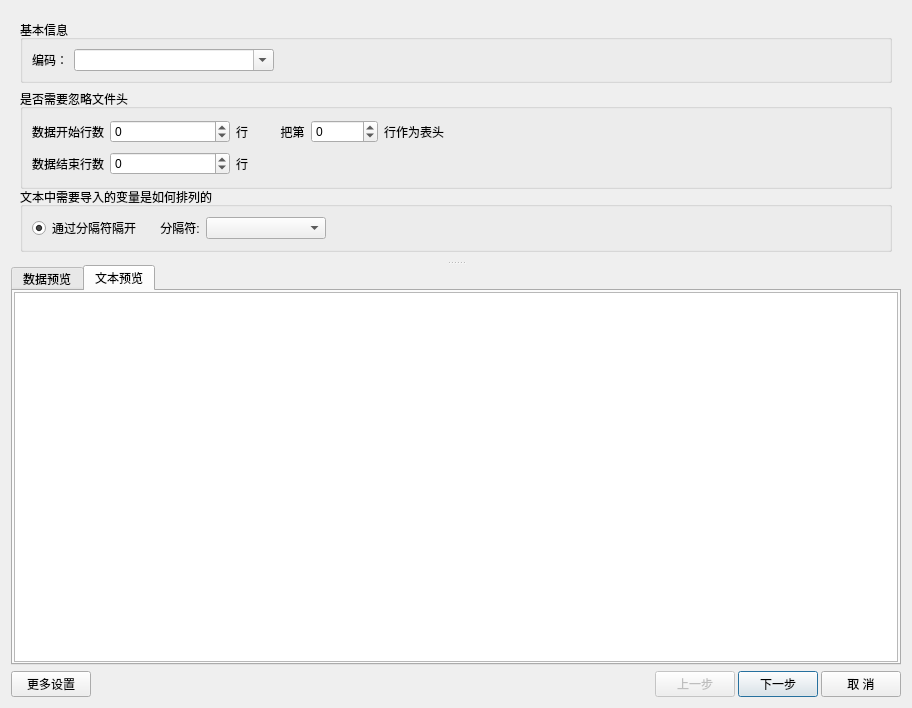
<?xml version="1.0" encoding="UTF-8"?>
<ui version="4.0">
 <class>TextFileImportDialog</class>
 <widget class="QDialog" name="TextFileImportDialog">
  <property name="geometry">
   <rect>
    <x>0</x>
    <y>0</y>
    <width>912</width>
    <height>708</height>
   </rect>
  </property>
  <property name="windowTitle">
   <string>文本数据导入向导</string>
  </property>
  <layout class="QVBoxLayout" name="verticalLayout_4">
   <item>
    <widget class="QSplitter" name="splitter">
     <property name="orientation">
      <enum>Qt::Vertical</enum>
     </property>
     <widget class="QStackedWidget" name="stackedWidget">
      <property name="sizePolicy">
       <sizepolicy hsizetype="Expanding" vsizetype="Preferred">
        <horstretch>0</horstretch>
        <verstretch>0</verstretch>
       </sizepolicy>
      </property>
      <property name="minimumSize">
       <size>
        <width>400</width>
        <height>250</height>
       </size>
      </property>
      <property name="maximumSize">
       <size>
        <width>16777215</width>
        <height>200</height>
       </size>
      </property>
      <property name="frameShadow">
       <enum>QFrame::Plain</enum>
      </property>
      <property name="currentIndex">
       <number>0</number>
      </property>
      <widget class="QWidget" name="page_1">
       <layout class="QVBoxLayout" name="verticalLayout_3">
        <item>
         <widget class="QGroupBox" name="groupBox">
          <property name="minimumSize">
           <size>
            <width>0</width>
            <height>0</height>
           </size>
          </property>
          <property name="title">
           <string>基本信息</string>
          </property>
          <layout class="QVBoxLayout" name="verticalLayout_7">
           <item>
            <layout class="QHBoxLayout" name="horizontalLayout_6">
             <item>
              <widget class="QLabel" name="label_6">
               <property name="text">
                <string>编码：</string>
               </property>
              </widget>
             </item>
             <item>
              <widget class="QComboBox" name="comboBox_codec">
               <property name="minimumSize">
                <size>
                 <width>200</width>
                 <height>0</height>
                </size>
               </property>
               <property name="maximumSize">
                <size>
                 <width>16777215</width>
                 <height>16777215</height>
                </size>
               </property>
               <property name="editable">
                <bool>true</bool>
               </property>
              </widget>
             </item>
             <item>
              <spacer name="horizontalSpacer_2">
               <property name="orientation">
                <enum>Qt::Horizontal</enum>
               </property>
               <property name="sizeHint" stdset="0">
                <size>
                 <width>40</width>
                 <height>20</height>
                </size>
               </property>
              </spacer>
             </item>
            </layout>
           </item>
          </layout>
         </widget>
        </item>
        <item>
         <widget class="QGroupBox" name="groupBox_IgnoreHead">
          <property name="minimumSize">
           <size>
            <width>0</width>
            <height>100</height>
           </size>
          </property>
          <property name="maximumSize">
           <size>
            <width>16777215</width>
            <height>16777215</height>
           </size>
          </property>
          <property name="title">
           <string>是否需要忽略文件头</string>
          </property>
          <property name="checkable">
           <bool>false</bool>
          </property>
          <layout class="QVBoxLayout" name="verticalLayout_5">
           <item>
            <layout class="QHBoxLayout" name="horizontalLayout_2">
             <item>
              <widget class="QLabel" name="label_IgnoreHead">
               <property name="text">
                <string>数据开始行数</string>
               </property>
              </widget>
             </item>
             <item>
              <widget class="QSpinBox" name="spinBox_startReadLine">
               <property name="minimumSize">
                <size>
                 <width>120</width>
                 <height>0</height>
                </size>
               </property>
               <property name="minimum">
                <number>-1</number>
               </property>
               <property name="maximum">
                <number>999999999</number>
               </property>
               <property name="value">
                <number>0</number>
               </property>
              </widget>
             </item>
             <item>
              <widget class="QLabel" name="label_Line">
               <property name="text">
                <string>行</string>
               </property>
              </widget>
             </item>
             <item>
              <widget class="QLabel" name="label_4">
               <property name="text">
                <string>        把第</string>
               </property>
              </widget>
             </item>
             <item>
              <widget class="QSpinBox" name="spinBox_toHeader">
               <property name="minimum">
                <number>-1</number>
               </property>
               <property name="maximum">
                <number>999999999</number>
               </property>
               <property name="value">
                <number>0</number>
               </property>
              </widget>
             </item>
             <item>
              <widget class="QLabel" name="label_5">
               <property name="text">
                <string>行作为表头</string>
               </property>
              </widget>
             </item>
             <item>
              <spacer name="horizontalSpacer_IgnoreHead">
               <property name="orientation">
                <enum>Qt::Horizontal</enum>
               </property>
               <property name="sizeHint" stdset="0">
                <size>
                 <width>40</width>
                 <height>20</height>
                </size>
               </property>
              </spacer>
             </item>
            </layout>
           </item>
           <item>
            <layout class="QHBoxLayout" name="horizontalLayout_5">
             <item>
              <widget class="QLabel" name="label_2">
               <property name="text">
                <string>数据结束行数</string>
               </property>
              </widget>
             </item>
             <item>
              <widget class="QSpinBox" name="spinBox_endLine">
               <property name="minimumSize">
                <size>
                 <width>120</width>
                 <height>0</height>
                </size>
               </property>
               <property name="minimum">
                <number>-1</number>
               </property>
               <property name="maximum">
                <number>999999999</number>
               </property>
               <property name="value">
                <number>0</number>
               </property>
              </widget>
             </item>
             <item>
              <widget class="QLabel" name="label_Line_2">
               <property name="text">
                <string>行</string>
               </property>
              </widget>
             </item>
             <item>
              <spacer name="horizontalSpacer">
               <property name="orientation">
                <enum>Qt::Horizontal</enum>
               </property>
               <property name="sizeHint" stdset="0">
                <size>
                 <width>40</width>
                 <height>20</height>
                </size>
               </property>
              </spacer>
             </item>
            </layout>
           </item>
          </layout>
         </widget>
        </item>
        <item>
         <widget class="QGroupBox" name="groupBox_Division">
          <property name="maximumSize">
           <size>
            <width>16777215</width>
            <height>16777215</height>
           </size>
          </property>
          <property name="title">
           <string>文本中需要导入的变量是如何排列的</string>
          </property>
          <layout class="QHBoxLayout" name="horizontalLayout_3">
           <item>
            <layout class="QHBoxLayout" name="horizontalLayout_Div">
             <item>
              <widget class="QRadioButton" name="radioButton_Separator">
               <property name="text">
                <string>通过分隔符隔开</string>
               </property>
               <property name="checked">
                <bool>true</bool>
               </property>
              </widget>
             </item>
             <item>
              <widget class="QLabel" name="label_Separator">
               <property name="text">
                <string>    分隔符:</string>
               </property>
              </widget>
             </item>
             <item>
              <widget class="QComboBox" name="comboBox_Separator">
               <property name="enabled">
                <bool>true</bool>
               </property>
               <property name="minimumSize">
                <size>
                 <width>120</width>
                 <height>0</height>
                </size>
               </property>
               <property name="editable">
                <bool>false</bool>
               </property>
              </widget>
             </item>
             <item>
              <spacer name="horizontalSpacer_Separator">
               <property name="orientation">
                <enum>Qt::Horizontal</enum>
               </property>
               <property name="sizeHint" stdset="0">
                <size>
                 <width>40</width>
                 <height>20</height>
                </size>
               </property>
              </spacer>
             </item>
            </layout>
           </item>
          </layout>
         </widget>
        </item>
       </layout>
      </widget>
      <widget class="QWidget" name="page_2">
       <property name="minimumSize">
        <size>
         <width>0</width>
         <height>200</height>
        </size>
       </property>
       <layout class="QGridLayout" name="gridLayout">
        <item row="0" column="0">
         <widget class="QGroupBox" name="groupBox_noTable">
          <property name="title">
           <string>提取数据</string>
          </property>
          <property name="checkable">
           <bool>false</bool>
          </property>
          <property name="checked">
           <bool>false</bool>
          </property>
          <layout class="QVBoxLayout" name="verticalLayout_2">
           <item>
            <layout class="QHBoxLayout" name="horizontalLayout_4">
             <item>
              <widget class="QRadioButton" name="radioButton_1D">
               <property name="text">
                <string>按列提取</string>
               </property>
               <property name="checked">
                <bool>false</bool>
               </property>
              </widget>
             </item>
            </layout>
           </item>
           <item>
            <widget class="QRadioButton" name="radioButton_oneColumn">
             <property name="text">
              <string>所有数据作为一列</string>
             </property>
            </widget>
           </item>
          </layout>
         </widget>
        </item>
        <item row="1" column="0">
         <spacer name="verticalSpacer">
          <property name="orientation">
           <enum>Qt::Vertical</enum>
          </property>
          <property name="sizeHint" stdset="0">
           <size>
            <width>20</width>
            <height>40</height>
           </size>
          </property>
         </spacer>
        </item>
       </layout>
      </widget>
     </widget>
     <widget class="QTabWidget" name="tabWidget">
      <property name="currentIndex">
       <number>1</number>
      </property>
      <widget class="QWidget" name="tabData">
       <attribute name="title">
        <string>数据预览</string>
       </attribute>
       <layout class="QVBoxLayout" name="verticalLayout">
        <property name="spacing">
         <number>1</number>
        </property>
        <property name="leftMargin">
         <number>1</number>
        </property>
        <property name="topMargin">
         <number>1</number>
        </property>
        <property name="rightMargin">
         <number>1</number>
        </property>
        <property name="bottomMargin">
         <number>1</number>
        </property>
        <item>
         <widget class="QTableView" name="tableView"/>
        </item>
       </layout>
      </widget>
      <widget class="QWidget" name="tabText">
       <attribute name="title">
        <string>文本预览</string>
       </attribute>
       <layout class="QVBoxLayout" name="verticalLayout_6">
        <property name="spacing">
         <number>1</number>
        </property>
        <property name="leftMargin">
         <number>1</number>
        </property>
        <property name="topMargin">
         <number>1</number>
        </property>
        <property name="rightMargin">
         <number>1</number>
        </property>
        <property name="bottomMargin">
         <number>1</number>
        </property>
        <item>
         <widget class="QTextBrowser" name="textBrowser"/>
        </item>
       </layout>
      </widget>
     </widget>
    </widget>
   </item>
   <item>
    <layout class="QHBoxLayout" name="horizontalLayout">
     <property name="spacing">
      <number>3</number>
     </property>
     <item>
      <widget class="QPushButton" name="pushButton_moreSet">
       <property name="minimumSize">
        <size>
         <width>60</width>
         <height>0</height>
        </size>
       </property>
       <property name="maximumSize">
        <size>
         <width>80</width>
         <height>16777215</height>
        </size>
       </property>
       <property name="text">
        <string>更多设置</string>
       </property>
       <property name="autoDefault">
        <bool>false</bool>
       </property>
      </widget>
     </item>
     <item>
      <spacer name="horizontalSpacerBtn">
       <property name="orientation">
        <enum>Qt::Horizontal</enum>
       </property>
       <property name="sizeHint" stdset="0">
        <size>
         <width>40</width>
         <height>20</height>
        </size>
       </property>
      </spacer>
     </item>
     <item>
      <widget class="QPushButton" name="pushButton_Back">
       <property name="enabled">
        <bool>false</bool>
       </property>
       <property name="text">
        <string>上一步</string>
       </property>
      </widget>
     </item>
     <item>
      <widget class="QPushButton" name="pushButton_Next">
       <property name="text">
        <string>下一步</string>
       </property>
       <property name="default">
        <bool>true</bool>
       </property>
      </widget>
     </item>
     <item>
      <widget class="QPushButton" name="pushButton_Cancel">
       <property name="text">
        <string>取 消</string>
       </property>
      </widget>
     </item>
    </layout>
   </item>
  </layout>
 </widget>
 <resources/>
 <connections>
  <connection>
   <sender>radioButton_Separator</sender>
   <signal>clicked(bool)</signal>
   <receiver>comboBox_Separator</receiver>
   <slot>setEnabled(bool)</slot>
   <hints>
    <hint type="sourcelabel">
     <x>82</x>
     <y>104</y>
    </hint>
    <hint type="destinationlabel">
     <x>244</x>
     <y>114</y>
    </hint>
   </hints>
  </connection>
  <connection>
   <sender>pushButton_Cancel</sender>
   <signal>clicked()</signal>
   <receiver>TextFileImportDialog</receiver>
   <slot>reject()</slot>
   <hints>
    <hint type="sourcelabel">
     <x>842</x>
     <y>580</y>
    </hint>
    <hint type="destinationlabel">
     <x>582</x>
     <y>587</y>
    </hint>
   </hints>
  </connection>
 </connections>
</ui>
